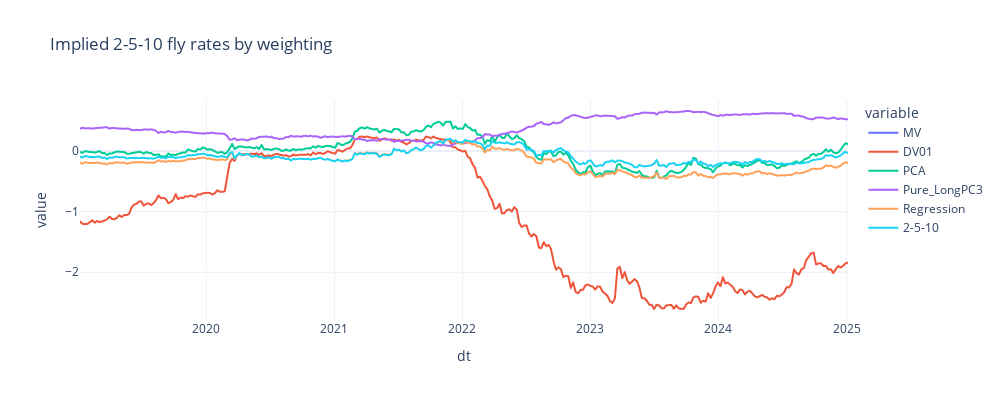

Notebook cell for this chart:
### Code cell
fig=px.line(derived_rates,title=f"Implied {'-'.join(legs)} fly rates by weighting")
fig.update_layout(
        height=400, width=1000,
        template='plotly_white',
        showlegend=True
    )

### Figure 1 — Plotly figure (JSON) as saved in the notebook; plotly's stock layout.template omitted (floating-point values rounded to 4 significant figures; data arrays with more than 128 entries replaced by an {"elided": "..."} marker saying what was removed)
{"data": [{"hovertemplate": "variable=MV<br>dt=%{x}<br>value=%{y}<extra></extra>", "legendgroup": "MV", "line": {"color": "#636efa", "dash": "solid"}, "marker": {"symbol": "circle"}, "mode": "lines", "name": "MV", "showlegend": true, "type": "scattergl", "x": {"elided": "314 str values"}, "xaxis": "x", "y": {"elided": "314 float values"}, "yaxis": "y"}, {"hovertemplate": "variable=DV01<br>dt=%{x}<br>value=%{y}<extra></extra>", "legendgroup": "DV01", "line": {"color": "#EF553B", "dash": "solid"}, "marker": {"symbol": "circle"}, "mode": "lines", "name": "DV01", "showlegend": true, "type": "scattergl", "x": {"elided": "314 str values"}, "xaxis": "x", "y": {"elided": "314 float values"}, "yaxis": "y"}, {"hovertemplate": "variable=PCA<br>dt=%{x}<br>value=%{y}<extra></extra>", "legendgroup": "PCA", "line": {"color": "#00cc96", "dash": "solid"}, "marker": {"symbol": "circle"}, "mode": "lines", "name": "PCA", "showlegend": true, "type": "scattergl", "x": {"elided": "314 str values"}, "xaxis": "x", "y": {"elided": "314 float values"}, "yaxis": "y"}, {"hovertemplate": "variable=Pure_LongPC3<br>dt=%{x}<br>value=%{y}<extra></extra>", "legendgroup": "Pure_LongPC3", "line": {"color": "#ab63fa", "dash": "solid"}, "marker": {"symbol": "circle"}, "mode": "lines", "name": "Pure_LongPC3", "showlegend": true, "type": "scattergl", "x": {"elided": "314 str values"}, "xaxis": "x", "y": {"elided": "314 float values"}, "yaxis": "y"}, {"hovertemplate": "variable=Regression<br>dt=%{x}<br>value=%{y}<extra></extra>", "legendgroup": "Regression", "line": {"color": "#FFA15A", "dash": "solid"}, "marker": {"symbol": "circle"}, "mode": "lines", "name": "Regression", "showlegend": true, "type": "scattergl", "x": {"elided": "314 str values"}, "xaxis": "x", "y": {"elided": "314 float values"}, "yaxis": "y"}, {"hovertemplate": "variable=2-5-10<br>dt=%{x}<br>value=%{y}<extra></extra>", "legendgroup": "2-5-10", "line": {"color": "#19d3f3", "dash": "solid"}, "marker": {"symbol": "circle"}, "mode": "lines", "name": "2-5-10", "showlegend": true, "type": "scattergl", "x": {"elided": "314 str values"}, "xaxis": "x", "y": {"elided": "314 float values"}, "yaxis": "y"}], "layout": {"height": 400, "legend": {"title": {"text": "variable"}, "tracegroupgap": 0}, "showlegend": true, "title": {"text": "Implied 2-5-10 fly rates by weighting"}, "width": 1000, "xaxis": {"anchor": "y", "domain": [0, 1], "title": {"text": "dt"}}, "yaxis": {"anchor": "x", "domain": [0, 1], "title": {"text": "value"}}}}
